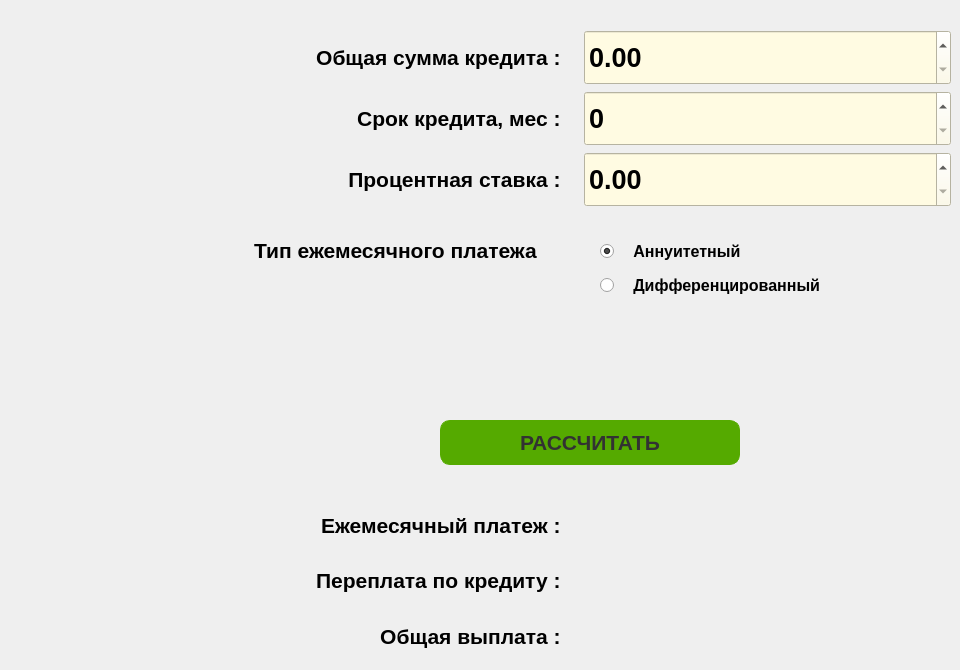
    <widget class="QWidget" name="credit">
     <property name="toolTipDuration">
      <number>-1</number>
     </property>
     <attribute name="title">
      <string>CreditCalc</string>
     </attribute>
     <widget class="QWidget" name="gridLayoutWidget_3">
      <property name="geometry">
       <rect>
        <x>230</x>
        <y>500</y>
        <width>701</width>
        <height>161</height>
       </rect>
      </property>
      <layout class="QGridLayout" name="gridLayout_3">
       <item row="2" column="0">
        <widget class="QLabel" name="label_2">
         <property name="font">
          <font>
           <pointsize>16</pointsize>
           <weight>75</weight>
           <bold>true</bold>
          </font>
         </property>
         <property name="text">
          <string>Переплата по кредиту :   </string>
         </property>
         <property name="alignment">
          <set>Qt::AlignRight|Qt::AlignTrailing|Qt::AlignVCenter</set>
         </property>
        </widget>
       </item>
       <item row="1" column="0">
        <widget class="QLabel" name="label_3">
         <property name="font">
          <font>
           <pointsize>16</pointsize>
           <weight>75</weight>
           <bold>true</bold>
          </font>
         </property>
         <property name="text">
          <string>Ежемесячный платеж :   </string>
         </property>
         <property name="alignment">
          <set>Qt::AlignRight|Qt::AlignTrailing|Qt::AlignVCenter</set>
         </property>
        </widget>
       </item>
       <item row="3" column="0">
        <widget class="QLabel" name="label_7">
         <property name="font">
          <font>
           <pointsize>16</pointsize>
           <weight>75</weight>
           <bold>true</bold>
          </font>
         </property>
         <property name="text">
          <string>Общая выплата :   </string>
         </property>
         <property name="alignment">
          <set>Qt::AlignRight|Qt::AlignTrailing|Qt::AlignVCenter</set>
         </property>
        </widget>
       </item>
       <item row="1" column="1">
        <widget class="QLabel" name="monthlyPayment">
         <property name="font">
          <font>
           <pointsize>16</pointsize>
           <weight>75</weight>
           <bold>true</bold>
          </font>
         </property>
         <property name="text">
          <string/>
         </property>
        </widget>
       </item>
       <item row="2" column="1">
        <widget class="QLabel" name="overpayment">
         <property name="font">
          <font>
           <pointsize>16</pointsize>
           <weight>75</weight>
           <bold>true</bold>
          </font>
         </property>
         <property name="text">
          <string/>
         </property>
        </widget>
       </item>
       <item row="3" column="1">
        <widget class="QLabel" name="totalPayment">
         <property name="font">
          <font>
           <pointsize>16</pointsize>
           <weight>75</weight>
           <bold>true</bold>
          </font>
         </property>
         <property name="text">
          <string/>
         </property>
        </widget>
       </item>
      </layout>
     </widget>
     <widget class="QWidget" name="gridLayoutWidget_4">
      <property name="geometry">
       <rect>
        <x>210</x>
        <y>30</y>
        <width>741</width>
        <height>177</height>
       </rect>
      </property>
      <layout class="QGridLayout" name="gridLayout_4">
       <item row="5" column="0">
        <widget class="QLabel" name="label_9">
         <property name="font">
          <font>
           <pointsize>16</pointsize>
           <weight>75</weight>
           <bold>true</bold>
          </font>
         </property>
         <property name="text">
          <string>Процентная ставка :   </string>
         </property>
         <property name="alignment">
          <set>Qt::AlignRight|Qt::AlignTrailing|Qt::AlignVCenter</set>
         </property>
        </widget>
       </item>
       <item row="1" column="0">
        <widget class="QLabel" name="label_8">
         <property name="font">
          <font>
           <pointsize>16</pointsize>
           <weight>75</weight>
           <bold>true</bold>
          </font>
         </property>
         <property name="text">
          <string>Общая сумма кредита :   </string>
         </property>
         <property name="alignment">
          <set>Qt::AlignRight|Qt::AlignTrailing|Qt::AlignVCenter</set>
         </property>
        </widget>
       </item>
       <item row="1" column="1">
        <widget class="QDoubleSpinBox" name="creditAmount">
         <property name="sizePolicy">
          <sizepolicy hsizetype="Minimum" vsizetype="Preferred">
           <horstretch>0</horstretch>
           <verstretch>0</verstretch>
          </sizepolicy>
         </property>
         <property name="font">
          <font>
           <pointsize>20</pointsize>
           <weight>75</weight>
           <bold>true</bold>
          </font>
         </property>
         <property name="styleSheet">
          <string notr="true">QDoubleSpinBox {
	background-color: rgb(255, 251, 226)
}</string>
         </property>
         <property name="maximum">
          <double>10000000.000000000000000</double>
         </property>
         <property name="singleStep">
          <double>1000.000000000000000</double>
         </property>
        </widget>
       </item>
       <item row="3" column="0">
        <widget class="QLabel" name="label_11">
         <property name="font">
          <font>
           <pointsize>16</pointsize>
           <weight>75</weight>
           <bold>true</bold>
          </font>
         </property>
         <property name="text">
          <string>Срок кредита, мес :   </string>
         </property>
         <property name="alignment">
          <set>Qt::AlignRight|Qt::AlignTrailing|Qt::AlignVCenter</set>
         </property>
        </widget>
       </item>
       <item row="3" column="1">
        <widget class="QSpinBox" name="period">
         <property name="sizePolicy">
          <sizepolicy hsizetype="Minimum" vsizetype="Preferred">
           <horstretch>0</horstretch>
           <verstretch>0</verstretch>
          </sizepolicy>
         </property>
         <property name="font">
          <font>
           <pointsize>20</pointsize>
           <weight>75</weight>
           <bold>true</bold>
          </font>
         </property>
         <property name="styleSheet">
          <string notr="true">QSpinBox {
	background-color: rgb(255, 251, 226)
}</string>
         </property>
         <property name="suffix">
          <string/>
         </property>
         <property name="prefix">
          <string/>
         </property>
         <property name="minimum">
          <number>0</number>
         </property>
         <property name="maximum">
          <number>600</number>
         </property>
         <property name="singleStep">
          <number>1</number>
         </property>
         <property name="value">
          <number>0</number>
         </property>
         <property name="displayIntegerBase">
          <number>10</number>
         </property>
        </widget>
       </item>
       <item row="5" column="1">
        <widget class="QDoubleSpinBox" name="percent">
         <property name="sizePolicy">
          <sizepolicy hsizetype="Minimum" vsizetype="Preferred">
           <horstretch>0</horstretch>
           <verstretch>0</verstretch>
          </sizepolicy>
         </property>
         <property name="font">
          <font>
           <pointsize>20</pointsize>
           <weight>75</weight>
           <bold>true</bold>
          </font>
         </property>
         <property name="styleSheet">
          <string notr="true">QDoubleSpinBox {
	background-color: rgb(255, 251, 226)
}</string>
         </property>
         <property name="wrapping">
          <bool>false</bool>
         </property>
         <property name="buttonSymbols">
          <enum>QAbstractSpinBox::UpDownArrows</enum>
         </property>
         <property name="minimum">
          <double>0.000000000000000</double>
         </property>
         <property name="maximum">
          <double>24.000000000000000</double>
         </property>
        </widget>
       </item>
      </layout>
     </widget>
     <widget class="QRadioButton" name="typeAnn">
      <property name="geometry">
       <rect>
        <x>600</x>
        <y>240</y>
        <width>221</width>
        <height>23</height>
       </rect>
      </property>
      <property name="sizePolicy">
       <sizepolicy hsizetype="Preferred" vsizetype="Fixed">
        <horstretch>0</horstretch>
        <verstretch>1</verstretch>
       </sizepolicy>
      </property>
      <property name="font">
       <font>
        <pointsize>12</pointsize>
        <weight>75</weight>
        <bold>true</bold>
       </font>
      </property>
      <property name="layoutDirection">
       <enum>Qt::LeftToRight</enum>
      </property>
      <property name="text">
       <string>   Аннуитетный</string>
      </property>
      <property name="iconSize">
       <size>
        <width>20</width>
        <height>20</height>
       </size>
      </property>
      <property name="checked">
       <bool>true</bool>
      </property>
     </widget>
     <widget class="QRadioButton" name="typeDiff">
      <property name="geometry">
       <rect>
        <x>600</x>
        <y>270</y>
        <width>281</width>
        <height>31</height>
       </rect>
      </property>
      <property name="sizePolicy">
       <sizepolicy hsizetype="Preferred" vsizetype="Preferred">
        <horstretch>0</horstretch>
        <verstretch>1</verstretch>
       </sizepolicy>
      </property>
      <property name="font">
       <font>
        <pointsize>12</pointsize>
        <weight>75</weight>
        <bold>true</bold>
       </font>
      </property>
      <property name="layoutDirection">
       <enum>Qt::LeftToRight</enum>
      </property>
      <property name="text">
       <string>   Дифференцированный</string>
      </property>
      <property name="iconSize">
       <size>
        <width>20</width>
        <height>20</height>
       </size>
      </property>
     </widget>
     <widget class="QLabel" name="label_12">
      <property name="geometry">
       <rect>
        <x>210</x>
        <y>230</y>
        <width>371</width>
        <height>41</height>
       </rect>
      </property>
      <property name="font">
       <font>
        <pointsize>16</pointsize>
        <weight>75</weight>
        <bold>true</bold>
       </font>
      </property>
      <property name="text">
       <string>&lt;html&gt;&lt;head/&gt;&lt;body&gt;&lt;p align=&quot;center&quot;&gt;Тип ежемесячного платежа&lt;/p&gt;&lt;/body&gt;&lt;/html&gt;</string>
      </property>
      <property name="alignment">
       <set>Qt::AlignRight|Qt::AlignTrailing|Qt::AlignVCenter</set>
      </property>
     </widget>
     <widget class="QPushButton" name="credit_res">
      <property name="geometry">
       <rect>
        <x>440</x>
        <y>420</y>
        <width>300</width>
        <height>45</height>
       </rect>
      </property>
      <property name="sizePolicy">
       <sizepolicy hsizetype="Minimum" vsizetype="Preferred">
        <horstretch>0</horstretch>
        <verstretch>0</verstretch>
       </sizepolicy>
      </property>
      <property name="palette">
       <palette>
        <active>
         <colorrole role="WindowText">
          <brush brushstyle="SolidPattern">
           <color alpha="255">
            <red>50</red>
            <green>50</green>
            <blue>50</blue>
           </color>
          </brush>
         </colorrole>
         <colorrole role="Button">
          <brush brushstyle="SolidPattern">
           <color alpha="255">
            <red>85</red>
            <green>170</green>
            <blue>0</blue>
           </color>
          </brush>
         </colorrole>
         <colorrole role="Text">
          <brush brushstyle="SolidPattern">
           <color alpha="255">
            <red>50</red>
            <green>50</green>
            <blue>50</blue>
           </color>
          </brush>
         </colorrole>
         <colorrole role="ButtonText">
          <brush brushstyle="SolidPattern">
           <color alpha="255">
            <red>50</red>
            <green>50</green>
            <blue>50</blue>
           </color>
          </brush>
         </colorrole>
         <colorrole role="Base">
          <brush brushstyle="SolidPattern">
           <color alpha="255">
            <red>85</red>
            <green>170</green>
            <blue>0</blue>
           </color>
          </brush>
         </colorrole>
         <colorrole role="Window">
          <brush brushstyle="SolidPattern">
           <color alpha="255">
            <red>85</red>
            <green>170</green>
            <blue>0</blue>
           </color>
          </brush>
         </colorrole>
         <colorrole role="PlaceholderText">
          <brush brushstyle="SolidPattern">
           <color alpha="255">
            <red>50</red>
            <green>50</green>
            <blue>50</blue>
           </color>
          </brush>
         </colorrole>
        </active>
        <inactive>
         <colorrole role="WindowText">
          <brush brushstyle="SolidPattern">
           <color alpha="255">
            <red>50</red>
            <green>50</green>
            <blue>50</blue>
           </color>
          </brush>
         </colorrole>
         <colorrole role="Button">
          <brush brushstyle="SolidPattern">
           <color alpha="255">
            <red>85</red>
            <green>170</green>
            <blue>0</blue>
           </color>
          </brush>
         </colorrole>
         <colorrole role="Text">
          <brush brushstyle="SolidPattern">
           <color alpha="255">
            <red>50</red>
            <green>50</green>
            <blue>50</blue>
           </color>
          </brush>
         </colorrole>
         <colorrole role="ButtonText">
          <brush brushstyle="SolidPattern">
           <color alpha="255">
            <red>50</red>
            <green>50</green>
            <blue>50</blue>
           </color>
          </brush>
         </colorrole>
         <colorrole role="Base">
          <brush brushstyle="SolidPattern">
           <color alpha="255">
            <red>85</red>
            <green>170</green>
            <blue>0</blue>
           </color>
          </brush>
         </colorrole>
         <colorrole role="Window">
          <brush brushstyle="SolidPattern">
           <color alpha="255">
            <red>85</red>
            <green>170</green>
            <blue>0</blue>
           </color>
          </brush>
         </colorrole>
         <colorrole role="PlaceholderText">
          <brush brushstyle="SolidPattern">
           <color alpha="255">
            <red>50</red>
            <green>50</green>
            <blue>50</blue>
           </color>
          </brush>
         </colorrole>
        </inactive>
        <disabled>
         <colorrole role="WindowText">
          <brush brushstyle="SolidPattern">
           <color alpha="255">
            <red>50</red>
            <green>50</green>
            <blue>50</blue>
           </color>
          </brush>
         </colorrole>
         <colorrole role="Button">
          <brush brushstyle="SolidPattern">
           <color alpha="255">
            <red>85</red>
            <green>170</green>
            <blue>0</blue>
           </color>
          </brush>
         </colorrole>
         <colorrole role="Text">
          <brush brushstyle="SolidPattern">
           <color alpha="255">
            <red>50</red>
            <green>50</green>
            <blue>50</blue>
           </color>
          </brush>
         </colorrole>
         <colorrole role="ButtonText">
          <brush brushstyle="SolidPattern">
           <color alpha="255">
            <red>50</red>
            <green>50</green>
            <blue>50</blue>
           </color>
          </brush>
         </colorrole>
         <colorrole role="Base">
          <brush brushstyle="SolidPattern">
           <color alpha="255">
            <red>85</red>
            <green>170</green>
            <blue>0</blue>
           </color>
          </brush>
         </colorrole>
         <colorrole role="Window">
          <brush brushstyle="SolidPattern">
           <color alpha="255">
            <red>85</red>
            <green>170</green>
            <blue>0</blue>
           </color>
          </brush>
         </colorrole>
         <colorrole role="PlaceholderText">
          <brush brushstyle="SolidPattern">
           <color alpha="255">
            <red>50</red>
            <green>50</green>
            <blue>50</blue>
           </color>
          </brush>
         </colorrole>
        </disabled>
       </palette>
      </property>
      <property name="font">
       <font>
        <pointsize>16</pointsize>
        <weight>75</weight>
        <bold>true</bold>
       </font>
      </property>
      <property name="styleSheet">
       <string notr="true">QPushButton {
	background-color: rgb(85, 170, 0);
	border: 1px solid rgb(85, 170, 0);
	border-radius: 10px;
}
QPushButton:pressed {
	background-color: rgb(115, 200, 0);
}
</string>
      </property>
      <property name="text">
       <string>РАССЧИТАТЬ</string>
      </property>
     </widget>
    </widget>
